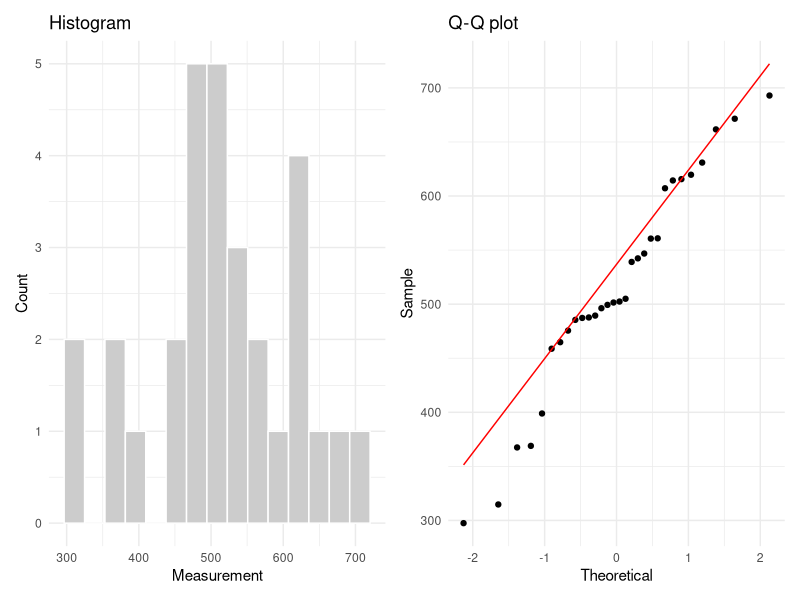
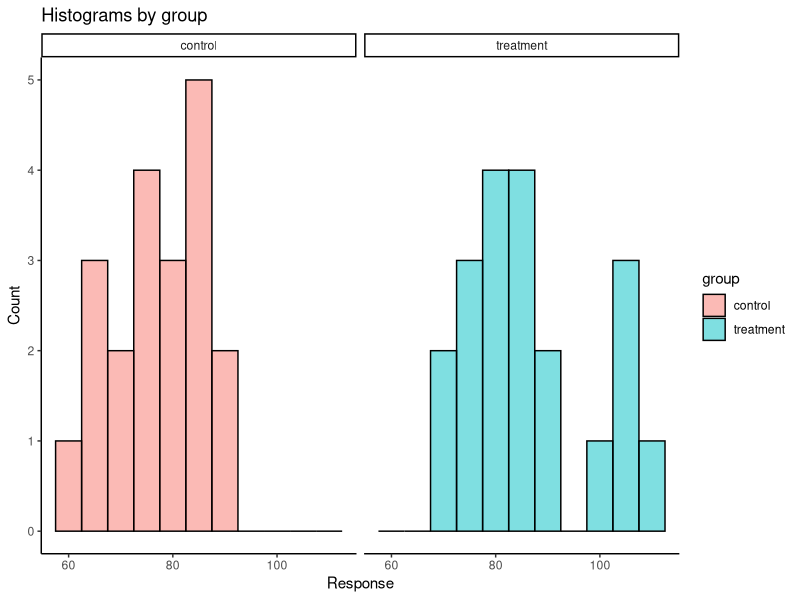
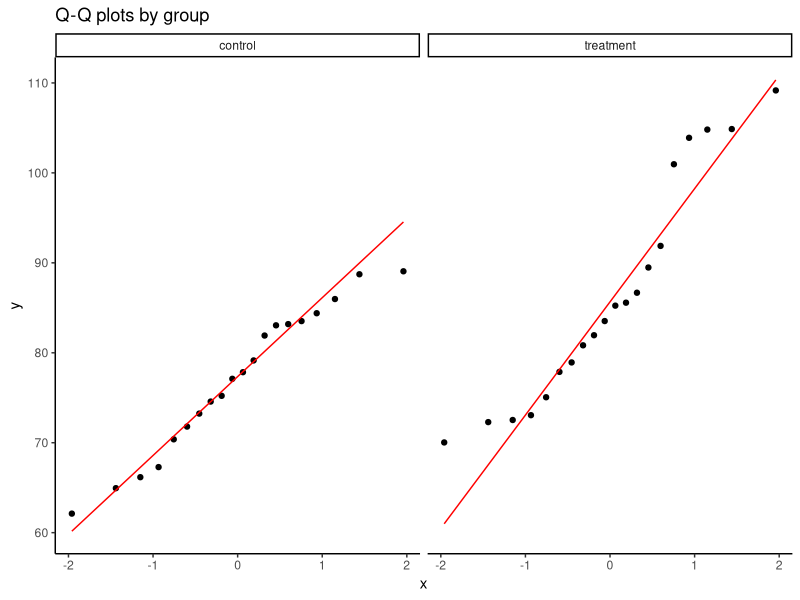
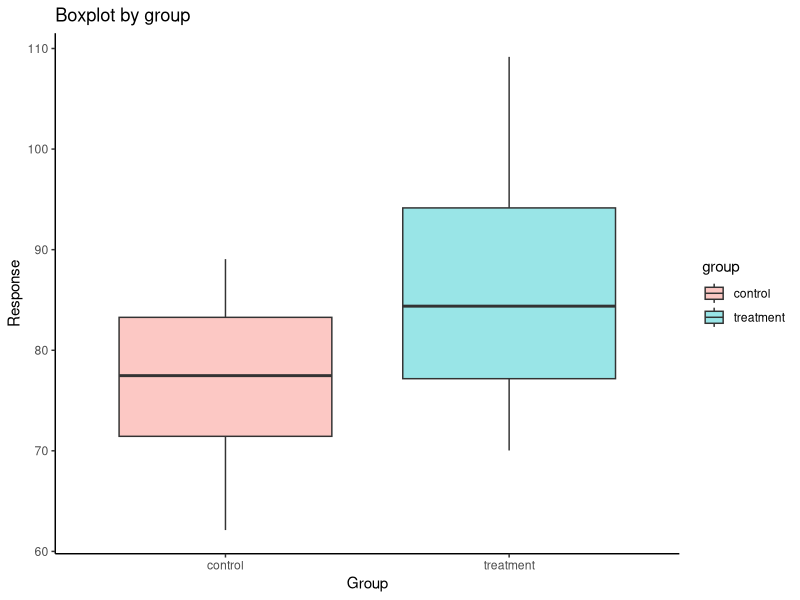
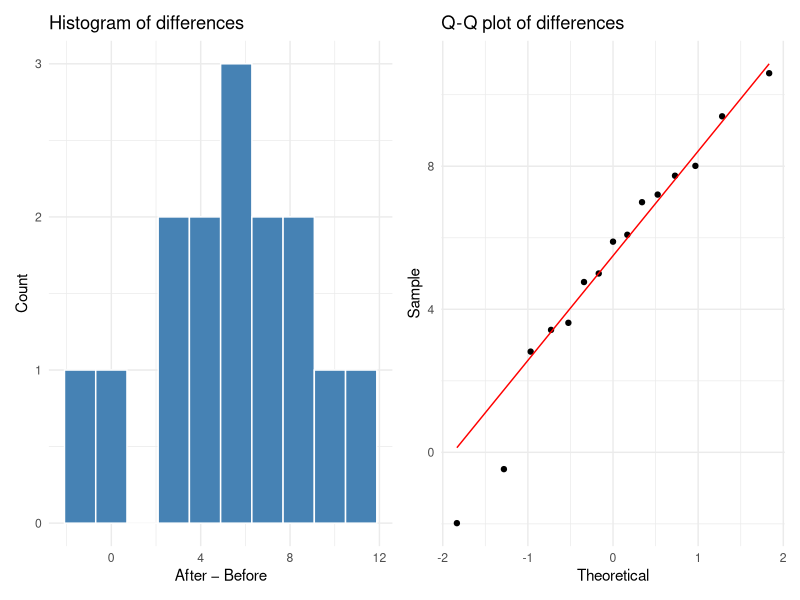
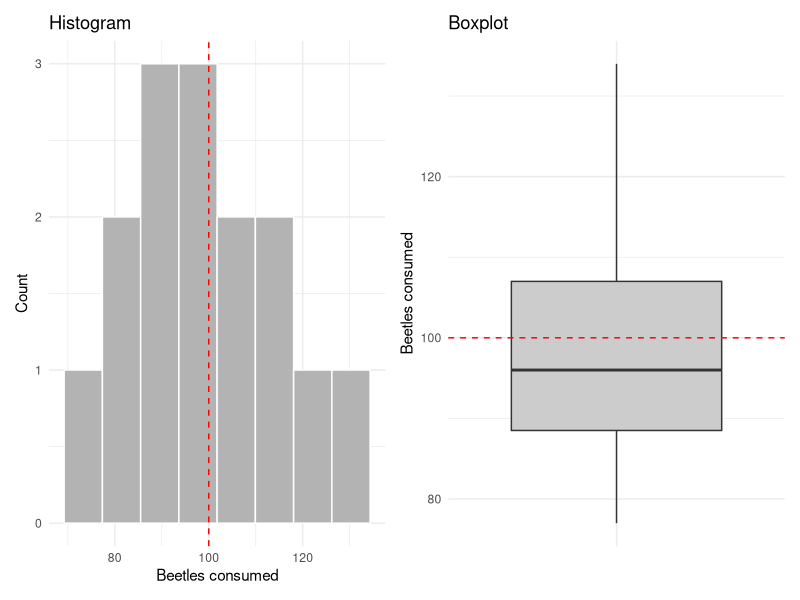
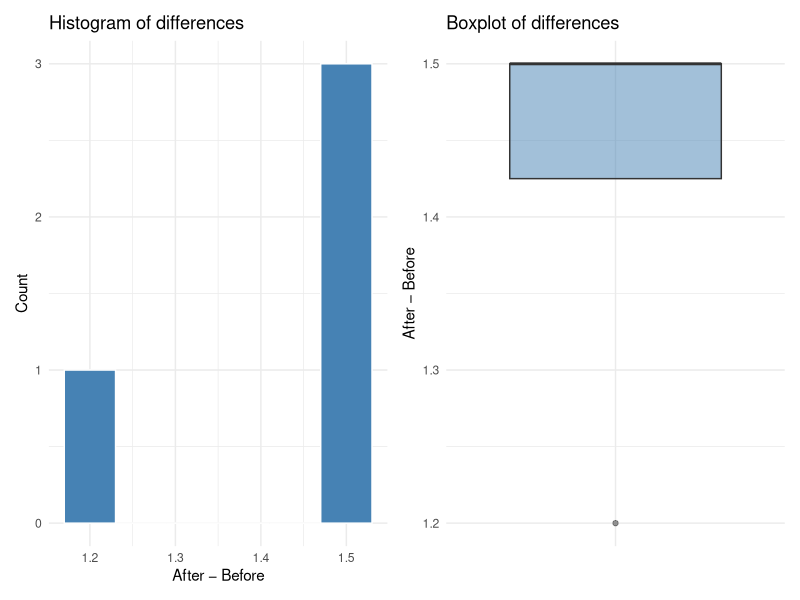
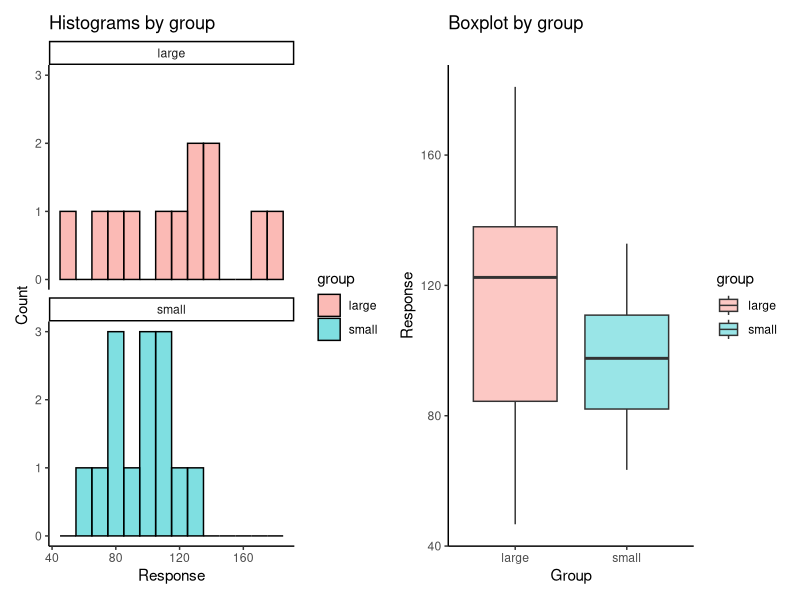

Source code (R) for these figures, in order:
# =============================================================================
# Hypothesis Testing Templates — ENVX1002
# =============================================================================
# Each section follows the HATPC framework:
#   H — Hypotheses       (state H0 and H1)
#   A — Assumptions      (check before running the test)
#   T — Test statistic   (run the test in R)
#   P — P-value          (read the output)
#   C — Conclusion       (statistical + scientific conclusion)
#
# Plotting uses ggplot2 (loaded once below) unless noted as "base R".
# Replace the example data / variable names with your own dataset.
# =============================================================================

library(ggplot2)   # for all visualisations (ggplot2)
library(patchwork) # for combining ggplot2 panels side-by-side


# =============================================================================
# 1. ONE-SAMPLE t-TEST
# =============================================================================
# Use when: comparing the mean of a single sample to a known/hypothesised value.
# Example question: "Is the mean TN concentration different from 500 µg/L?"
# =============================================================================

# --- Example data ------------------------------------------------------------
# Replace with your own numeric vector.
set.seed(42)
x <- rnorm(30, mean = 510, sd = 80)   # single sample of continuous measurements
mu0 <- 500                            # hypothesised population mean

# --- H: Hypotheses -----------------------------------------------------------
# Two-tailed (default — use unless you have a directional hypothesis):
#   H0: mu = mu0
#   H1: mu ≠ mu0
#
# One-tailed (greater):
#   H0: mu ≤ mu0
#   H1: mu  > mu0
#
# One-tailed (less):
#   H0: mu ≥ mu0
#   H1: mu  < mu0

# --- A: Assumptions ----------------------------------------------------------
# Assumption: the sample is approximately normally distributed.
# Check with a histogram and Q-Q plot (ggplot2).

df1 <- data.frame(x = x)

p_hist <- ggplot(df1, aes(x)) +
  geom_histogram(fill = "grey80", colour = "white", bins = 15) +
  labs(title = "Histogram", x = "Measurement", y = "Count") +
  theme_minimal()

p_qq <- ggplot(df1, aes(sample = x)) +
  stat_qq() +
  stat_qq_line(colour = "red") +
  labs(title = "Q-Q plot", x = "Theoretical", y = "Sample") +
  theme_minimal()

p_hist + p_qq   # display side-by-side (patchwork)

# Optional formal normality test (best for n < 50):
shapiro.test(x)
# If p > 0.05 → no strong evidence against normality → proceed with t-test.
# If p < 0.05 → consider a log/sqrt/reciprocal transformation, then recheck.

# --- T: Test statistic -------------------------------------------------------
# base R — t.test()
result_1samp <- t.test(
  x,
  mu          = mu0,
  alternative = "two.sided",  # or "greater" / "less"
  conf.level  = 0.95
)
result_1samp
# Key output: t-statistic, df (= n-1), p-value, 95% CI, sample mean.

# --- P: P-value --------------------------------------------------------------
result_1samp$p.value   # extract p-value
result_1samp$conf.int  # extract confidence interval

# --- C: Conclusion -----------------------------------------------------------
# Statistical conclusion:
#   If p < 0.05 → reject H0 (evidence that mean ≠ mu0)
#   If p ≥ 0.05 → fail to reject H0 (insufficient evidence of a difference)
#
# Template:
#   "The mean [variable] was [not] significantly different from [mu0]
#    (t_[df] = [t], p = [p]; 95% CI: [lower]–[upper])."
#
# Scientific conclusion: interpret in the context of your research question.


# =============================================================================
# 2. TWO-SAMPLE t-TEST  (independent groups)
# =============================================================================
# Use when: comparing the means of two independent groups.
# Example question: "Does Red Bull increase heart rate compared to a control?"
# =============================================================================

# --- Example data ------------------------------------------------------------
# Replace with your own data frame. Requires:
#   - one column of continuous measurements (response)
#   - one column of group labels (group)
set.seed(7)
df2 <- data.frame(
  group    = rep(c("treatment", "control"), each = 20),
  response = c(rnorm(20, mean = 82, sd = 10),
               rnorm(20, mean = 76, sd = 10))
)

# --- H: Hypotheses -----------------------------------------------------------
# Two-tailed:
#   H0: mu_treatment = mu_control
#   H1: mu_treatment ≠ mu_control

# --- A: Assumptions ----------------------------------------------------------
# 1. Normality within each group.
# 2. Homogeneity of variance (equal variances) — checked with Levene's test.

# Histogram per group (ggplot2)
ggplot(df2, aes(x = response, fill = group)) +
  geom_histogram(binwidth = 5, colour = "black", alpha = 0.5) +
  facet_wrap(~group) +
  labs(title = "Histograms by group", x = "Response", y = "Count") +
  theme_classic()

# Q-Q plot per group (ggplot2)
ggplot(df2, aes(sample = response)) +
  stat_qq() +
  stat_qq_line(colour = "red") +
  facet_wrap(~group) +
  labs(title = "Q-Q plots by group") +
  theme_classic()

# Boxplot — also useful for checking equal spread (ggplot2)
ggplot(df2, aes(x = group, y = response, fill = group)) +
  geom_boxplot(alpha = 0.4) +
  labs(title = "Boxplot by group", x = "Group", y = "Response") +
  theme_classic()

# Shapiro-Wilk test per group (base R)
shapiro.test(df2$response[df2$group == "treatment"])
shapiro.test(df2$response[df2$group == "control"])

# Levene's test for equal variances (requires the car package)
# install.packages("car")   # uncomment if not installed
library(car)
leveneTest(response ~ group, data = df2)
# If p > 0.05 → variances are equal → use Student's t-test (var.equal = TRUE).
# If p < 0.05 → variances are unequal → use Welch's t-test (var.equal = FALSE,
#               which is also the default in R).

# --- T: Test statistic -------------------------------------------------------
# Student's t-test (equal variances assumed):
result_student <- t.test(response ~ group, data = df2,
                         var.equal  = TRUE,
                         alternative = "two.sided",
                         conf.level  = 0.95)
result_student

# Welch's t-test (unequal variances; R default):
result_welch <- t.test(response ~ group, data = df2,
                       var.equal  = FALSE,
                       alternative = "two.sided",
                       conf.level  = 0.95)
result_welch

# --- P: P-value --------------------------------------------------------------
result_student$p.value
result_student$conf.int

# --- C: Conclusion -----------------------------------------------------------
# Template:
#   "The mean [response] was [not] significantly different between the
#    [treatment] and [control] groups
#    (t_[df] = [t], p = [p]; 95% CI of difference: [lower]–[upper])."


# =============================================================================
# 3. PAIRED t-TEST
# =============================================================================
# Use when: two measurements are taken on the same subject (before/after,
#           matched pairs). The paired design accounts for individual variation.
# Example question: "Did heart rate increase after consuming Red Bull
#                    in the same students?"
# =============================================================================

# --- Example data ------------------------------------------------------------
# Replace with your own vectors. Each row must be the same subject.
set.seed(99)
n_pairs   <- 15
before    <- rnorm(n_pairs, mean = 70, sd = 8)
after     <- before + rnorm(n_pairs, mean = 5, sd = 4)  # slight increase
df3       <- data.frame(subject = 1:n_pairs, before, after)
df3$diff  <- df3$after - df3$before   # calculate pairwise differences

# --- H: Hypotheses -----------------------------------------------------------
# Two-tailed:
#   H0: mu_diff = 0   (no systematic change)
#   H1: mu_diff ≠ 0

# One-tailed (testing for an increase):
#   H0: mu_diff ≤ 0
#   H1: mu_diff  > 0

# --- A: Assumptions ----------------------------------------------------------
# Assumption: the DIFFERENCES between pairs are approximately normally
#             distributed (not the raw values individually).

p_diff_hist <- ggplot(df3, aes(x = diff)) +
  geom_histogram(fill = "steelblue", colour = "white", bins = 10) +
  labs(title = "Histogram of differences", x = "After − Before", y = "Count") +
  theme_minimal()

p_diff_qq <- ggplot(df3, aes(sample = diff)) +
  stat_qq() +
  stat_qq_line(colour = "red") +
  labs(title = "Q-Q plot of differences", x = "Theoretical", y = "Sample") +
  theme_minimal()

p_diff_hist + p_diff_qq

shapiro.test(df3$diff)   # formal normality test on the differences

# --- T: Test statistic -------------------------------------------------------
# Method 1 — one-sample t-test on the differences (base R):
result_paired_m1 <- t.test(df3$diff,
                            mu          = 0,
                            alternative = "two.sided",
                            conf.level  = 0.95)
result_paired_m1

# Method 2 — built-in paired argument (base R):
result_paired_m2 <- t.test(df3$after, df3$before,
                            paired      = TRUE,
                            alternative = "two.sided",
                            conf.level  = 0.95)
result_paired_m2   # identical results to Method 1

# --- P: P-value --------------------------------------------------------------
result_paired_m1$p.value
result_paired_m1$conf.int

# --- C: Conclusion -----------------------------------------------------------
# Template:
#   "The mean difference in [response] between [after] and [before] was
#    [not] significantly different from zero
#    (t_[df] = [t], p = [p]; 95% CI of difference: [lower]–[upper])."


# =============================================================================
# 4. WILCOXON SIGNED-RANK TEST
# =============================================================================
# Non-parametric alternative to the one-sample t-test AND the paired t-test.
# Use when: normality assumption is violated and transformation does not help.
# =============================================================================

# ----- 4a. ONE-SAMPLE Wilcoxon signed-rank test ------------------------------
# Example question: "Do lizards eat a median of 100 beetles per day?"

# --- Example data ------------------------------------------------------------
set.seed(5)
beetles <- c(89, 104, 78, 112, 95, 134, 88, 96, 110, 102,
             85,  99, 77, 125,  91)
mu0_beetles <- 100   # hypothesised median (or distribution centre)

# --- H: Hypotheses -----------------------------------------------------------
# Two-tailed:
#   H0: the distribution of [beetles] is centred at mu0 (= 100)
#   H1: the distribution of [beetles] is NOT centred at mu0

# --- A: Assumptions ----------------------------------------------------------
# - Independent observations
# - Differences from mu0 are roughly symmetric around zero
# (No normality required; use plots to check for gross asymmetry.)

p_beet_hist <- ggplot(data.frame(beetles), aes(x = beetles)) +
  geom_histogram(fill = "grey70", colour = "white", bins = 8) +
  geom_vline(xintercept = mu0_beetles, colour = "red", linetype = "dashed") +
  labs(title = "Histogram", x = "Beetles consumed", y = "Count") +
  theme_minimal()

p_beet_box <- ggplot(data.frame(beetles), aes(x = "", y = beetles)) +
  geom_boxplot(fill = "grey80") +
  geom_hline(yintercept = mu0_beetles, colour = "red", linetype = "dashed") +
  labs(title = "Boxplot", x = "", y = "Beetles consumed") +
  theme_minimal()

p_beet_hist + p_beet_box

# --- T: Test statistic -------------------------------------------------------
result_wilcox_1samp <- wilcox.test(
  beetles,
  mu          = mu0_beetles,
  alternative = "two.sided",
  conf.level  = 0.95
)
result_wilcox_1samp   # V = sum of positive signed ranks

# --- P: P-value --------------------------------------------------------------
result_wilcox_1samp$p.value

# --- C: Conclusion -----------------------------------------------------------
# Template:
#   "There was [no] significant evidence that the distribution of [beetles]
#    differs from a centre of [mu0] (V = [V], p = [p])."


# ----- 4b. PAIRED Wilcoxon signed-rank test ----------------------------------
# Example question: "Did chicken weight increase significantly after the diet?"

# --- Example data ------------------------------------------------------------
weight_before <- c(2.5, 3.5, 3.5, 3.4)
weight_after  <- c(4.0, 5.0, 5.0, 4.6)
diffs_weight  <- weight_after - weight_before

# --- H: Hypotheses -----------------------------------------------------------
# One-tailed (testing for an increase):
#   H0: the distribution of differences is centred at zero (no increase)
#   H1: the distribution of differences is centred above zero (increase)

# --- A: Assumptions ----------------------------------------------------------
# Differences should be roughly symmetric (not necessarily normal).

p_wdiff_hist <- ggplot(data.frame(d = diffs_weight), aes(x = d)) +
  geom_histogram(fill = "steelblue", colour = "white", bins = 6) +
  labs(title = "Histogram of differences", x = "After − Before", y = "Count") +
  theme_minimal()

p_wdiff_box <- ggplot(data.frame(d = diffs_weight), aes(x = "", y = d)) +
  geom_boxplot(fill = "steelblue", alpha = 0.5) +
  labs(title = "Boxplot of differences", x = "", y = "After − Before") +
  theme_minimal()

p_wdiff_hist + p_wdiff_box

shapiro.test(diffs_weight)   # optional — often sample size too small to be useful

# --- T: Test statistic -------------------------------------------------------
result_wilcox_paired <- wilcox.test(
  x           = weight_after,
  y           = weight_before,
  paired      = TRUE,
  alternative = "greater",   # testing for an increase
  conf.level  = 0.95
)
result_wilcox_paired   # V = sum of positive signed ranks of differences

# --- P: P-value --------------------------------------------------------------
result_wilcox_paired$p.value

# --- C: Conclusion -----------------------------------------------------------
# Template:
#   "There was [no] significant evidence of an increase in [weight] after
#    [treatment] (V = [V], p = [p])."


# =============================================================================
# 5. MANN-WHITNEY U TEST  (Wilcoxon rank-sum test)
# =============================================================================
# Non-parametric alternative to the two-sample t-test.
# Use when: normality assumption is violated for independent groups.
# Note: R calls this wilcox.test(); it reports W (the rank-sum statistic).
# =============================================================================

# --- Example data ------------------------------------------------------------
set.seed(21)
df5 <- data.frame(
  group    = rep(c("large", "small"), times = c(12, 14)),
  response = c(rnorm(12, mean = 115, sd = 30),
               rnorm(14, mean = 95,  sd = 25))
)

# --- H: Hypotheses -----------------------------------------------------------
# Two-tailed:
#   H0: median_large = median_small   (distributions have the same centre)
#   H1: median_large ≠ median_small

# --- A: Assumptions ----------------------------------------------------------
# - Independent samples
# - Both groups have a similar distribution shape
#   (use histograms and boxplots to compare shapes)

p_mw_hist <- ggplot(df5, aes(x = response, fill = group)) +
  geom_histogram(binwidth = 10, colour = "black", alpha = 0.5,
                 position = "identity") +
  facet_wrap(~group, ncol = 1) +
  labs(title = "Histograms by group", x = "Response", y = "Count") +
  theme_classic()

p_mw_box <- ggplot(df5, aes(x = group, y = response, fill = group)) +
  geom_boxplot(alpha = 0.4) +
  labs(title = "Boxplot by group", x = "Group", y = "Response") +
  theme_classic()

p_mw_hist + p_mw_box

# --- T: Test statistic -------------------------------------------------------
result_mw <- wilcox.test(
  response ~ group,
  data        = df5,
  alternative = "two.sided",
  conf.level  = 0.95
)
result_mw   # W = rank-sum statistic

# --- P: P-value --------------------------------------------------------------
result_mw$p.value

# --- C: Conclusion -----------------------------------------------------------
# Template:
#   "The distribution of [response] was [not] significantly different between
#    the [large] and [small] groups (W = [W], p = [p])."


# =============================================================================
# 6. CHI-SQUARED GOODNESS-OF-FIT TEST
# =============================================================================
# Use when: comparing observed counts of a categorical variable to expected
#           (theoretical) proportions.
# Example question: "Are butterfly colour frequencies equally distributed?"
# =============================================================================

# --- Example data ------------------------------------------------------------
observed_counts <- c(red = 48, blue = 62, green = 56, yellow = 34)
# Replace with your own named counts vector.
expected_probs  <- rep(0.25, 4)   # equal proportions (null hypothesis)
# For unequal expected proportions, e.g.: c(0.4, 0.3, 0.2, 0.1)

# --- H: Hypotheses -----------------------------------------------------------
# H0: p_red = p_blue = p_green = p_yellow = 0.25  (proportions match expected)
# H1: at least one observed proportion differs from expected

# --- A: Assumptions ----------------------------------------------------------
# 1. Observations are independent.
# 2. Expected count in each cell ≥ 5
#    (check: total_n × expected_probs — all values should be ≥ 5).
total_n <- sum(observed_counts)
expected_counts <- total_n * expected_probs
expected_counts   # inspect — all should be ≥ 5

# Barplot of observed vs expected (base R)
barplot(
  rbind(observed_counts, expected_counts),
  beside  = TRUE,
  legend.text = c("Observed", "Expected"),
  col     = c("steelblue", "grey70"),
  main    = "Observed vs Expected counts",
  xlab    = "Category",
  ylab    = "Count"
)

# --- T: Test statistic -------------------------------------------------------
result_gof <- chisq.test(
  x = observed_counts,
  p = expected_probs
)
result_gof          # chi-squared, df = k-1, p-value
result_gof$observed # observed frequencies
result_gof$expected # expected frequencies (verify assumption)
result_gof$residuals# Pearson residuals — which cells deviate most?

# --- P: P-value --------------------------------------------------------------
result_gof$p.value

# --- C: Conclusion -----------------------------------------------------------
# Template:
#   "The observed proportions of [variable] were [not] significantly different
#    from the expected proportions (χ²_[df] = [chi], p = [p])."


# =============================================================================
# 7. CHI-SQUARED TEST OF INDEPENDENCE
# =============================================================================
# Use when: testing whether two categorical variables are associated.
# Example question: "Is deer age group independent of vegetation preference?"
# =============================================================================

# --- Example data ------------------------------------------------------------
# Provide data as a contingency table (matrix or table object).
deer_data <- matrix(
  c(20, 30, 10,
    10, 10, 20,
    10, 10, 10),
  nrow     = 3,
  byrow    = TRUE,
  dimnames = list(
    age_group  = c("young", "adult", "old"),
    vegetation = c("grass", "leaves", "bark")
  )
)
deer_data   # inspect contingency table

# --- H: Hypotheses -----------------------------------------------------------
# H0: age group is INDEPENDENT of vegetation preference
# H1: age group is NOT independent of vegetation preference

# --- A: Assumptions ----------------------------------------------------------
# 1. Observations are independent.
# 2. Expected frequency in each cell ≥ 1, and no more than 20% of cells
#    have expected frequency < 5.

# --- T: Test statistic -------------------------------------------------------
result_indep <- chisq.test(deer_data)
result_indep            # chi-squared, df = (r-1)*(c-1), p-value
result_indep$expected   # inspect expected frequencies — check assumption
result_indep$residuals  # Pearson residuals — which cells deviate most?

# Visualisation — mosaic plot (base R)
mosaicplot(
  deer_data,
  shade = TRUE,
  main  = "Mosaic plot: age group × vegetation preference"
)

# --- P: P-value --------------------------------------------------------------
result_indep$p.value

# --- C: Conclusion -----------------------------------------------------------
# Template:
#   "[Variable 1] was [not] significantly associated with [Variable 2]
#    (χ²_[df] = [chi], p = [p])."
#
# Note: if any expected cell counts are < 5, consider using Fisher's Exact
#       Test instead: fisher.test(contingency_table)


# =============================================================================
# END OF TEMPLATES
# =============================================================================
